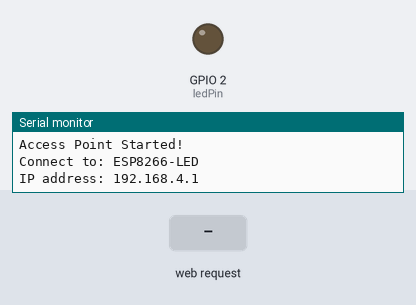
Bench run of a program on a simulated ESP32. Shown: output pins drawn as LEDs (lit = HIGH), the last lines printed to the serial monitor. Inputs (shaded band) come from the test bench.

Above: at 1.2 s.
1.3 s: HTTP request GET /LED=ON received
At 2.5 s:
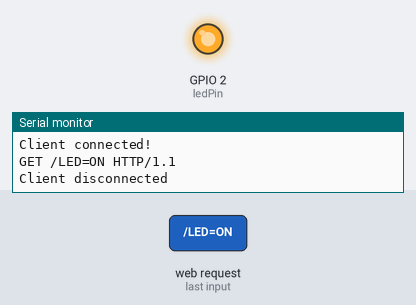
2.8 s: HTTP request GET /LED=OFF received
At 3.8 s:
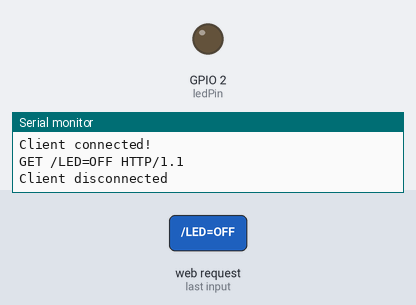
Timing chart, 0 to 5.8 s (numbered marks = the images above; inputs shaded):
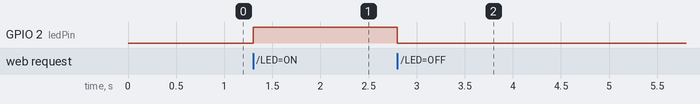

Measured:
- after the input at 1.3 s, GPIO 2 (ledPin): LOW → HIGH at once
- after the input at 2.8 s, GPIO 2 (ledPin): HIGH → LOW at once

The program:

main.cpp
```cpp
#include <Arduino.h>
// #include <ESP8266WiFi.h>
#include <WiFi.h> // Use this for ESP32

// Set up access point credentials
const char *ssid = "ESP8266-LED";  // Wi-Fi Name
const char *password = "12345678"; // Wi-Fi Password (min 8 chars)

// Set the onboard LED pin
const int ledPin = 2; // D4 on NodeMCU is GPIO2 (active LOW) & GPIO2 is commonly onboard LED in ESP32 also

// Create server on port 80
WiFiServer server(80);

void setup() {
  // Start serial communication
  Serial.begin(115200);

  // Set LED pin as output
  pinMode(ledPin, OUTPUT);
  // digitalWrite(ledPin, HIGH); // Turn OFF initially (active LOW)
  digitalWrite(ledPin, LOW); // ESP32 onboard LED usually active HIGH

  // Start the access point
  WiFi.softAP(ssid, password);
  Serial.println("Access Point Started!");
  Serial.print("Connect to: "); Serial.println(ssid);
  Serial.print("IP address: "); Serial.println(WiFi.softAPIP());

  // Start the server
  server.begin();
}

void loop() {
  WiFiClient client = server.available();
  if (!client) {
    return;
  }

  Serial.println("Client connected!");
  while (!client.available()) {
    delay(1);
  }

  // Read HTTP request
  String request = client.readStringUntil('\r');
  Serial.println(request);
  client.flush();

  // LED control logic
  if (request.indexOf("/LED=ON") != -1) {
    // digitalWrite(ledPin, LOW); // Turn ON (active LOW) ESP 8266
    digitalWrite(ledPin, HIGH); // Turn ON (active HIGH on ESP32)
  }
  if (request.indexOf("/LED=OFF") != -1) {
    // digitalWrite(ledPin, HIGH); // Turn OFF - 8266
    digitalWrite(ledPin, LOW); // Turn OFF - ESP32
  }

  // Webpage HTML
  String html = "<!DOCTYPE html><html>";
  html += "<head><meta name=\"viewport\" content=\"width=device-width, initial-scale=1\">";
  html += "<style>body{font-family:sans-serif;text-align:center;}button{padding:16px;font-size:20px;}</style></head>";
  html += "<body><h2>ESP8266 LED Control</h2>";
  html += "<p><a href=\"/LED=ON\"><button>Turn ON</button></a></p>";
  html += "<p><a href=\"/LED=OFF\"><button>Turn OFF</button></a></p>";
  html += "</body></html>";

  // Send response
  client.print("HTTP/1.1 200 OK\r\nContent-Type: text/html\r\n\r\n");
  client.print(html);

  delay(1);
  Serial.println("Client disconnected");
}
```
